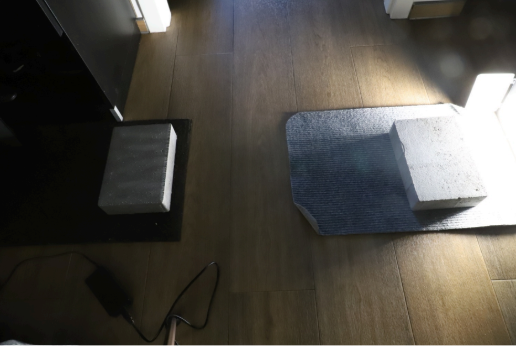
#> input picture example.png, 516 x 346 px
$ python cutBottomHalf.py
#> lines starting #> are read from the running program, lines starting #| are printed output that depends on the picture
import numpy as np
import cv2

image = cv2.imread('example.png', cv2.IMREAD_GRAYSCALE)
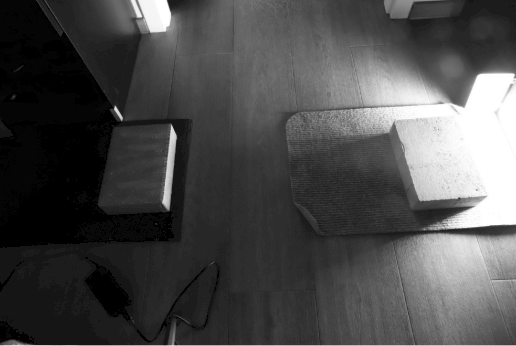
#> image: shape (346, 516); min 0, max 255, mean 74.9
if image is None:
    print("Błąd: Nie udało się wczytać obrazu.")
    exit()

#dwie równe części
height = image.shape[0]
#> height = 346
halfHeight = height // 2
#> halfHeight = 173

# Przycięcie dolnej połowy obrazu
bottom = image[halfHeight:, :]
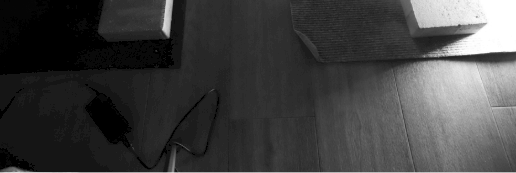
#> bottom: shape (173, 516); min 0, max 255, mean 63.8

# Wyświetlenie tylko dolnej połowy
cv2.imshow('Bottom Half', bottom)

cv2.waitKey(0)
cv2.destroyAllWindows()
